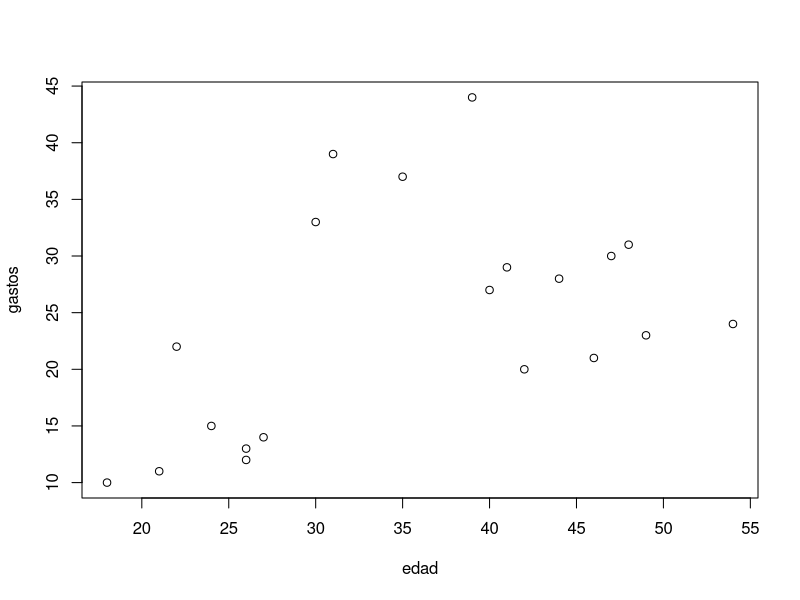

Recreate this plot in R.
### La base se establecerá directamente en el R:
dados <- data.frame(edad = c(18, 21, 22, 24, 26, 26, 27, 30, 31, 35, 39, 40, 41, 42, 44, 46, 47, 48, 49, 54),
                    gastos = c(10, 11, 22, 15, 12, 13, 14, 33, 39, 37, 44, 27, 29, 20, 28, 21, 30, 31, 23, 24))
plot(dados)

###  Vamos a hacer el agrupamiento o clustering usando el algoritmo K-means con 3 clusters:
set.seed(1912)
km.res=kmeans(dados, 3)
print(km.res)

### Crea un archivo con todos los registros más los clusters de cada uno
resultado <- cbind(dados, km.res$cluster)
resultado

